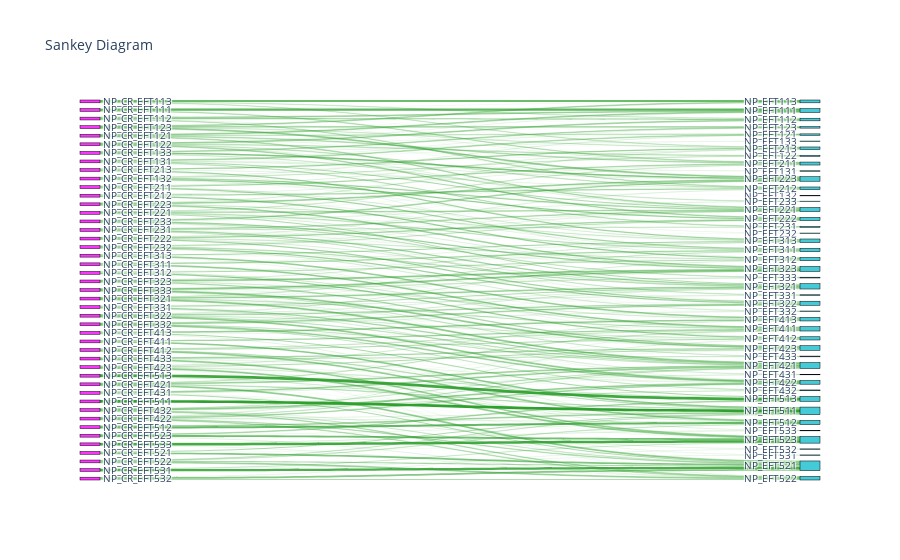
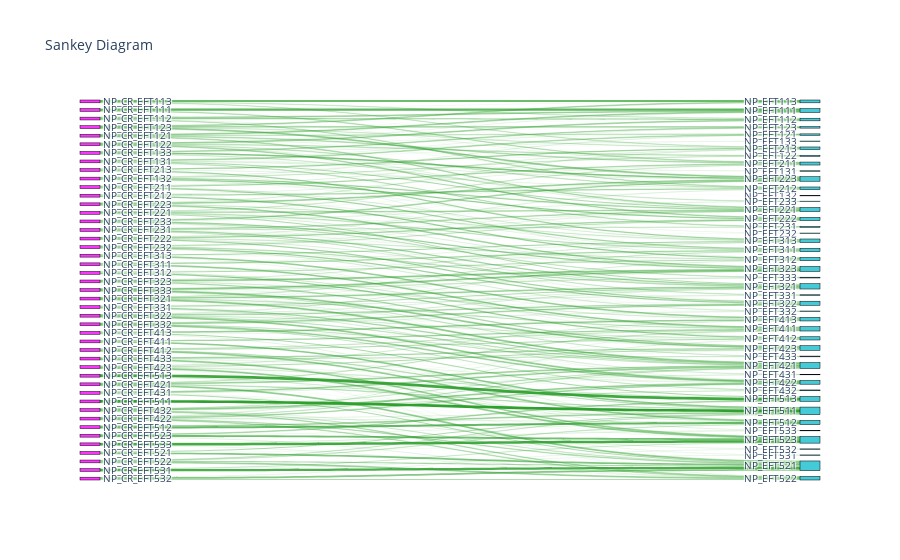
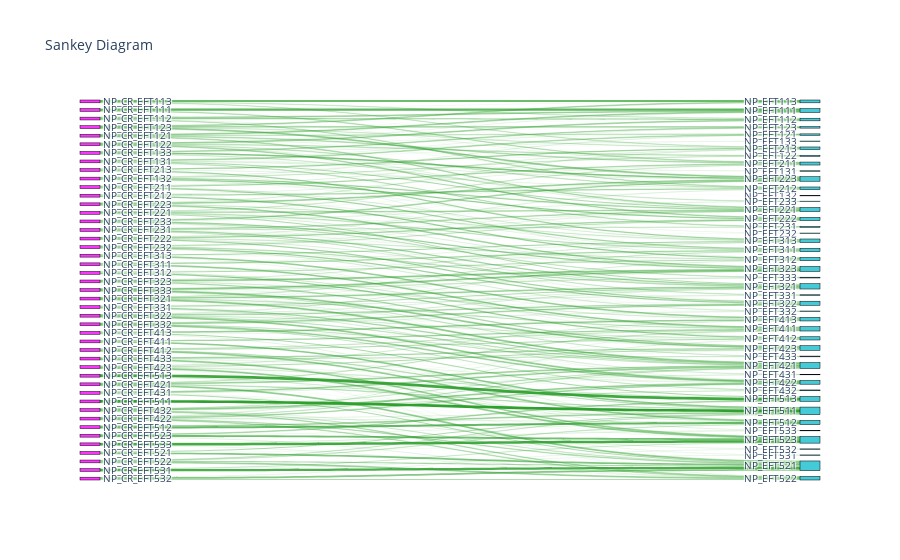
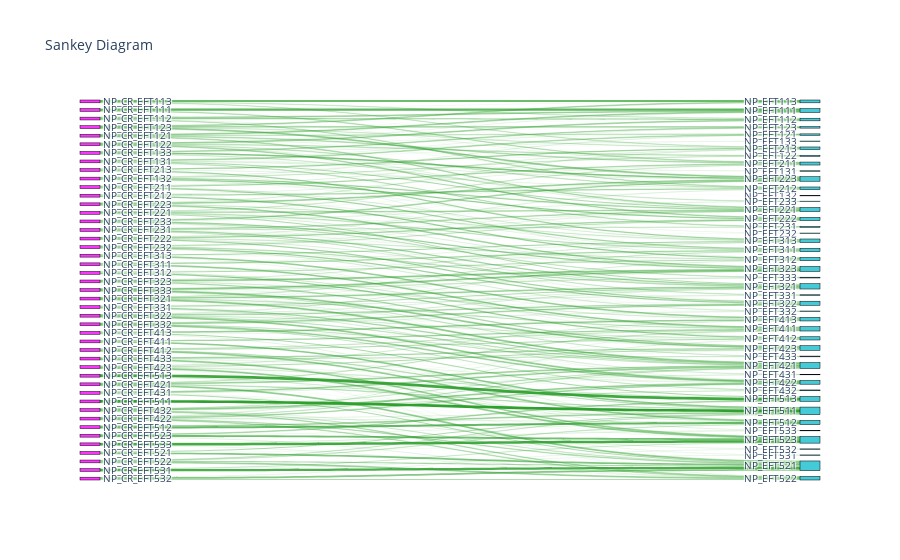

Notebook cell for these charts, in order:
### Code cell
import numpy
import pandas
import plotly.graph_objects as go

# read in the data to a dataframe
data_path = 'C:/Costa_Rica/EFT/Landsat7/EFT_correspondence_table_NP_based_national_scale_percentages.xlsx'
df1 = pandas.read_excel(
    data_path,
    sheet_name='EFT_correspondence_table_NP_bas',
    index_col=0  # use the first column as the row index
)

for i in range(5):

    #print(i*9)
    #print((i+1)*9)
    df = df1[i*9: (i+1)*9]
    df = df1

    source_names = list(df.index.values)   # a list of the values in the first column
    target_names = list(df.columns.values)  # a list of the values in the first row

    # make all the source labels pink, and all the target labels blue
    source_colors = ['rgba(255, 0, 255, 0.8)' for _ in source_names]
    target_colors = ['rgba(23, 190, 207, 0.8)' for _ in target_names]
    label_colors = source_colors + target_colors



    # put all the source names and target names together in a list
    labels = source_names + target_names
    # this is the index where the target names start
    targets_start_index = len(source_names)

    sources = []
    targets = []
    values = []

    # iterate over the rows in the dataframe in order
    for source_index, (source, row) in enumerate(df.iterrows()):
        # source is a string
        # row is a pandas Series that we can iterate over
        for target_index, (target, value) in enumerate(row.iteritems()):
            # target is a string
            # value is the number in the cell or NaN
            if not numpy.isnan(value):  # don't include NaN cells
                # append the index, not the name. e.g. 0 instead of NP_CR_EFT111
                sources.append(source_index)
                targets.append(target_index + targets_start_index)
                values.append(value)

    # print out all the source, target, value pairs
    for s, t, v in zip(sources, targets, values):
        print(s, t, v)

    # you can also do cool things with the colors, as an example:
    # the fourth value of RGBA color is the opacity (0-1)
    # you can use the value (the link width) to scale the opacity
    #link_colors = [f'rgba(44, 160, 44, {value})' for value in values]
    link_colors = ['rgba(44, 160, 44, {:.5f})'.format(value) for value in values]

    # display the figure
    fig = go.Figure(data=[go.Sankey(
        node=dict(
            pad=15,
            thickness=20,
            line=dict(color="black", width=0.5),
            label=labels,
            color=label_colors
        ),
        link=dict(
          source=sources,
          target=targets,
          value=values,
          color=link_colors
        )
    )])

    fig.update_layout(title_text="Sankey Diagram", font_size=10)
    fig.show()
    fig.write_image("C:/Costa_Rica/EFT/Landsat7/Sankey_Diagram_from_National_Local_1stPC_"+str(i)+".svg")

### Figure 1 — Plotly figure (JSON) as saved in the notebook; plotly's stock layout.template omitted (floating-point values rounded to 4 significant figures; data arrays with more than 128 entries replaced by an {"elided": "..."} marker saying what was removed)
{"data": [{"link": {"color": {"elided": "382 str values"}, "source": {"elided": "382 int values"}, "target": {"elided": "382 int values"}, "value": {"elided": "382 float values"}}, "node": {"color": ["rgba(255, 0, 255, 0.8)", "rgba(255, 0, 255, 0.8)", "rgba(255, 0, 255, 0.8)", "rgba(255, 0, 255, 0.8)", "rgba(255, 0, 255, 0.8)", "rgba(255, 0, 255, 0.8)", "rgba(255, 0, 255, 0.8)", "rgba(255, 0, 255, 0.8)", "rgba(255, 0, 255, 0.8)", "rgba(255, 0, 255, 0.8)", "rgba(255, 0, 255, 0.8)", "rgba(255, 0, 255, 0.8)", "rgba(255, 0, 255, 0.8)", "rgba(255, 0, 255, 0.8)", "rgba(255, 0, 255, 0.8)", "rgba(255, 0, 255, 0.8)", "rgba(255, 0, 255, 0.8)", "rgba(255, 0, 255, 0.8)", "rgba(255, 0, 255, 0.8)", "rgba(255, 0, 255, 0.8)", "rgba(255, 0, 255, 0.8)", "rgba(255, 0, 255, 0.8)", "rgba(255, 0, 255, 0.8)", "rgba(255, 0, 255, 0.8)", "rgba(255, 0, 255, 0.8)", "rgba(255, 0, 255, 0.8)", "rgba(255, 0, 255, 0.8)", "rgba(255, 0, 255, 0.8)", "rgba(255, 0, 255, 0.8)", "rgba(255, 0, 255, 0.8)", "rgba(255, 0, 255, 0.8)", "rgba(255, 0, 255, 0.8)", "rgba(255, 0, 255, 0.8)", "rgba(255, 0, 255, 0.8)", "rgba(255, 0, 255, 0.8)", "rgba(255, 0, 255, 0.8)", "rgba(255, 0, 255, 0.8)", "rgba(255, 0, 255, 0.8)", "rgba(255, 0, 255, 0.8)", "rgba(255, 0, 255, 0.8)", "rgba(255, 0, 255, 0.8)", "rgba(255, 0, 255, 0.8)", "rgba(255, 0, 255, 0.8)", "rgba(255, 0, 255, 0.8)", "rgba(255, 0, 255, 0.8)", "rgba(23, 190, 207, 0.8)", "rgba(23, 190, 207, 0.8)", "rgba(23, 190, 207, 0.8)", "rgba(23, 190, 207, 0.8)", "rgba(23, 190, 207, 0.8)", "rgba(23, 190, 207, 0.8)", "rgba(23, 190, 207, 0.8)", "rgba(23, 190, 207, 0.8)", "rgba(23, 190, 207, 0.8)", "rgba(23, 190, 207, 0.8)", "rgba(23, 190, 207, 0.8)", "rgba(23, 190, 207, 0.8)", "rgba(23, 190, 207, 0.8)", "rgba(23, 190, 207, 0.8)", "rgba(23, 190, 207, 0.8)", "rgba(23, 190, 207, 0.8)", "rgba(23, 190, 207, 0.8)", "rgba(23, 190, 207, 0.8)", "rgba(23, 190, 207, 0.8)", "rgba(23, 190, 207, 0.8)", "rgba(23, 190, 207, 0.8)", "rgba(23, 190, 207, 0.8)", "rgba(23, 190, 207, 0.8)", "rgba(23, 190, 207, 0.8)", "rgba(23, 190, 207, 0.8)", "rgba(23, 190, 207, 0.8)", "rgba(23, 190, 207, 0.8)", "rgba(23, 190, 207, 0.8)", "rgba(23, 190, 207, 0.8)", "rgba(23, 190, 207, 0.8)", "rgba(23, 190, 207, 0.8)", "rgba(23, 190, 207, 0.8)", "rgba(23, 190, 207, 0.8)", "rgba(23, 190, 207, 0.8)", "rgba(23, 190, 207, 0.8)", "rgba(23, 190, 207, 0.8)", "rgba(23, 190, 207, 0.8)", "rgba(23, 190, 207, 0.8)", "rgba(23, 190, 207, 0.8)", "rgba(23, 190, 207, 0.8)", "rgba(23, 190, 207, 0.8)", "rgba(23, 190, 207, 0.8)", "rgba(23, 190, 207, 0.8)", "rgba(23, 190, 207, 0.8)", "rgba(23, 190, 207, 0.8)"], "label": ["NP_CR_EFT111", "NP_CR_EFT112", "NP_CR_EFT113", "NP_CR_EFT121", "NP_CR_EFT122", "NP_CR_EFT123", "NP_CR_EFT131", "NP_CR_EFT132", "NP_CR_EFT133", "NP_CR_EFT211", "NP_CR_EFT212", "NP_CR_EFT213", "NP_CR_EFT221", "NP_CR_EFT222", "NP_CR_EFT223", "NP_CR_EFT231", "NP_CR_EFT232", "NP_CR_EFT233", "NP_CR_EFT311", "NP_CR_EFT312", "NP_CR_EFT313", "NP_CR_EFT321", "NP_CR_EFT322", "NP_CR_EFT323", "NP_CR_EFT331", "NP_CR_EFT332", "NP_CR_EFT333", "NP_CR_EFT411", "NP_CR_EFT412", "NP_CR_EFT413", "NP_CR_EFT421", "NP_CR_EFT422", "NP_CR_EFT423", "NP_CR_EFT431", "NP_CR_EFT432", "NP_CR_EFT433", "NP_CR_EFT511", "NP_CR_EFT512", "NP_CR_EFT513", "NP_CR_EFT521", "NP_CR_EFT522", "NP_CR_EFT523", "NP_CR_EFT531", "NP_CR_EFT532", "NP_CR_EFT533", "NP_EFT113", "NP_EFT111", "NP_EFT112", "NP_EFT123", "NP_EFT121", "NP_EFT122", "NP_EFT133", "NP_EFT131", "NP_EFT132", "NP_EFT213", "NP_EFT211", "NP_EFT212", "NP_EFT223", "NP_EFT221", "NP_EFT222", "NP_EFT233", "NP_EFT231", "NP_EFT232", "NP_EFT313", "NP_EFT311", "NP_EFT312", "NP_EFT323", "NP_EFT321", "NP_EFT322", "NP_EFT333", "NP_EFT331", "NP_EFT332", "NP_EFT413", "NP_EFT411", "NP_EFT412", "NP_EFT423", "NP_EFT421", "NP_EFT422", "NP_EFT433", "NP_EFT431", "NP_EFT432", "NP_EFT513", "NP_EFT511", "NP_EFT512", "NP_EFT523", "NP_EFT521", "NP_EFT522", "NP_EFT533", "NP_EFT531", "NP_EFT532"], "line": {"color": "black", "width": 0.5}, "pad": 15, "thickness": 20}, "type": "sankey"}], "layout": {"font": {"size": 10}, "title": {"text": "Sankey Diagram"}}}

### Figure 2 — Plotly figure (JSON) as saved in the notebook; plotly's stock layout.template omitted (floating-point values rounded to 4 significant figures; data arrays with more than 128 entries replaced by an {"elided": "..."} marker saying what was removed)
{"data": [{"link": {"color": {"elided": "382 str values"}, "source": {"elided": "382 int values"}, "target": {"elided": "382 int values"}, "value": {"elided": "382 float values"}}, "node": {"color": ["rgba(255, 0, 255, 0.8)", "rgba(255, 0, 255, 0.8)", "rgba(255, 0, 255, 0.8)", "rgba(255, 0, 255, 0.8)", "rgba(255, 0, 255, 0.8)", "rgba(255, 0, 255, 0.8)", "rgba(255, 0, 255, 0.8)", "rgba(255, 0, 255, 0.8)", "rgba(255, 0, 255, 0.8)", "rgba(255, 0, 255, 0.8)", "rgba(255, 0, 255, 0.8)", "rgba(255, 0, 255, 0.8)", "rgba(255, 0, 255, 0.8)", "rgba(255, 0, 255, 0.8)", "rgba(255, 0, 255, 0.8)", "rgba(255, 0, 255, 0.8)", "rgba(255, 0, 255, 0.8)", "rgba(255, 0, 255, 0.8)", "rgba(255, 0, 255, 0.8)", "rgba(255, 0, 255, 0.8)", "rgba(255, 0, 255, 0.8)", "rgba(255, 0, 255, 0.8)", "rgba(255, 0, 255, 0.8)", "rgba(255, 0, 255, 0.8)", "rgba(255, 0, 255, 0.8)", "rgba(255, 0, 255, 0.8)", "rgba(255, 0, 255, 0.8)", "rgba(255, 0, 255, 0.8)", "rgba(255, 0, 255, 0.8)", "rgba(255, 0, 255, 0.8)", "rgba(255, 0, 255, 0.8)", "rgba(255, 0, 255, 0.8)", "rgba(255, 0, 255, 0.8)", "rgba(255, 0, 255, 0.8)", "rgba(255, 0, 255, 0.8)", "rgba(255, 0, 255, 0.8)", "rgba(255, 0, 255, 0.8)", "rgba(255, 0, 255, 0.8)", "rgba(255, 0, 255, 0.8)", "rgba(255, 0, 255, 0.8)", "rgba(255, 0, 255, 0.8)", "rgba(255, 0, 255, 0.8)", "rgba(255, 0, 255, 0.8)", "rgba(255, 0, 255, 0.8)", "rgba(255, 0, 255, 0.8)", "rgba(23, 190, 207, 0.8)", "rgba(23, 190, 207, 0.8)", "rgba(23, 190, 207, 0.8)", "rgba(23, 190, 207, 0.8)", "rgba(23, 190, 207, 0.8)", "rgba(23, 190, 207, 0.8)", "rgba(23, 190, 207, 0.8)", "rgba(23, 190, 207, 0.8)", "rgba(23, 190, 207, 0.8)", "rgba(23, 190, 207, 0.8)", "rgba(23, 190, 207, 0.8)", "rgba(23, 190, 207, 0.8)", "rgba(23, 190, 207, 0.8)", "rgba(23, 190, 207, 0.8)", "rgba(23, 190, 207, 0.8)", "rgba(23, 190, 207, 0.8)", "rgba(23, 190, 207, 0.8)", "rgba(23, 190, 207, 0.8)", "rgba(23, 190, 207, 0.8)", "rgba(23, 190, 207, 0.8)", "rgba(23, 190, 207, 0.8)", "rgba(23, 190, 207, 0.8)", "rgba(23, 190, 207, 0.8)", "rgba(23, 190, 207, 0.8)", "rgba(23, 190, 207, 0.8)", "rgba(23, 190, 207, 0.8)", "rgba(23, 190, 207, 0.8)", "rgba(23, 190, 207, 0.8)", "rgba(23, 190, 207, 0.8)", "rgba(23, 190, 207, 0.8)", "rgba(23, 190, 207, 0.8)", "rgba(23, 190, 207, 0.8)", "rgba(23, 190, 207, 0.8)", "rgba(23, 190, 207, 0.8)", "rgba(23, 190, 207, 0.8)", "rgba(23, 190, 207, 0.8)", "rgba(23, 190, 207, 0.8)", "rgba(23, 190, 207, 0.8)", "rgba(23, 190, 207, 0.8)", "rgba(23, 190, 207, 0.8)", "rgba(23, 190, 207, 0.8)", "rgba(23, 190, 207, 0.8)", "rgba(23, 190, 207, 0.8)", "rgba(23, 190, 207, 0.8)", "rgba(23, 190, 207, 0.8)"], "label": ["NP_CR_EFT111", "NP_CR_EFT112", "NP_CR_EFT113", "NP_CR_EFT121", "NP_CR_EFT122", "NP_CR_EFT123", "NP_CR_EFT131", "NP_CR_EFT132", "NP_CR_EFT133", "NP_CR_EFT211", "NP_CR_EFT212", "NP_CR_EFT213", "NP_CR_EFT221", "NP_CR_EFT222", "NP_CR_EFT223", "NP_CR_EFT231", "NP_CR_EFT232", "NP_CR_EFT233", "NP_CR_EFT311", "NP_CR_EFT312", "NP_CR_EFT313", "NP_CR_EFT321", "NP_CR_EFT322", "NP_CR_EFT323", "NP_CR_EFT331", "NP_CR_EFT332", "NP_CR_EFT333", "NP_CR_EFT411", "NP_CR_EFT412", "NP_CR_EFT413", "NP_CR_EFT421", "NP_CR_EFT422", "NP_CR_EFT423", "NP_CR_EFT431", "NP_CR_EFT432", "NP_CR_EFT433", "NP_CR_EFT511", "NP_CR_EFT512", "NP_CR_EFT513", "NP_CR_EFT521", "NP_CR_EFT522", "NP_CR_EFT523", "NP_CR_EFT531", "NP_CR_EFT532", "NP_CR_EFT533", "NP_EFT113", "NP_EFT111", "NP_EFT112", "NP_EFT123", "NP_EFT121", "NP_EFT122", "NP_EFT133", "NP_EFT131", "NP_EFT132", "NP_EFT213", "NP_EFT211", "NP_EFT212", "NP_EFT223", "NP_EFT221", "NP_EFT222", "NP_EFT233", "NP_EFT231", "NP_EFT232", "NP_EFT313", "NP_EFT311", "NP_EFT312", "NP_EFT323", "NP_EFT321", "NP_EFT322", "NP_EFT333", "NP_EFT331", "NP_EFT332", "NP_EFT413", "NP_EFT411", "NP_EFT412", "NP_EFT423", "NP_EFT421", "NP_EFT422", "NP_EFT433", "NP_EFT431", "NP_EFT432", "NP_EFT513", "NP_EFT511", "NP_EFT512", "NP_EFT523", "NP_EFT521", "NP_EFT522", "NP_EFT533", "NP_EFT531", "NP_EFT532"], "line": {"color": "black", "width": 0.5}, "pad": 15, "thickness": 20}, "type": "sankey"}], "layout": {"font": {"size": 10}, "title": {"text": "Sankey Diagram"}}}

### Figure 3 — Plotly figure (JSON) as saved in the notebook; plotly's stock layout.template omitted (floating-point values rounded to 4 significant figures; data arrays with more than 128 entries replaced by an {"elided": "..."} marker saying what was removed)
{"data": [{"link": {"color": {"elided": "382 str values"}, "source": {"elided": "382 int values"}, "target": {"elided": "382 int values"}, "value": {"elided": "382 float values"}}, "node": {"color": ["rgba(255, 0, 255, 0.8)", "rgba(255, 0, 255, 0.8)", "rgba(255, 0, 255, 0.8)", "rgba(255, 0, 255, 0.8)", "rgba(255, 0, 255, 0.8)", "rgba(255, 0, 255, 0.8)", "rgba(255, 0, 255, 0.8)", "rgba(255, 0, 255, 0.8)", "rgba(255, 0, 255, 0.8)", "rgba(255, 0, 255, 0.8)", "rgba(255, 0, 255, 0.8)", "rgba(255, 0, 255, 0.8)", "rgba(255, 0, 255, 0.8)", "rgba(255, 0, 255, 0.8)", "rgba(255, 0, 255, 0.8)", "rgba(255, 0, 255, 0.8)", "rgba(255, 0, 255, 0.8)", "rgba(255, 0, 255, 0.8)", "rgba(255, 0, 255, 0.8)", "rgba(255, 0, 255, 0.8)", "rgba(255, 0, 255, 0.8)", "rgba(255, 0, 255, 0.8)", "rgba(255, 0, 255, 0.8)", "rgba(255, 0, 255, 0.8)", "rgba(255, 0, 255, 0.8)", "rgba(255, 0, 255, 0.8)", "rgba(255, 0, 255, 0.8)", "rgba(255, 0, 255, 0.8)", "rgba(255, 0, 255, 0.8)", "rgba(255, 0, 255, 0.8)", "rgba(255, 0, 255, 0.8)", "rgba(255, 0, 255, 0.8)", "rgba(255, 0, 255, 0.8)", "rgba(255, 0, 255, 0.8)", "rgba(255, 0, 255, 0.8)", "rgba(255, 0, 255, 0.8)", "rgba(255, 0, 255, 0.8)", "rgba(255, 0, 255, 0.8)", "rgba(255, 0, 255, 0.8)", "rgba(255, 0, 255, 0.8)", "rgba(255, 0, 255, 0.8)", "rgba(255, 0, 255, 0.8)", "rgba(255, 0, 255, 0.8)", "rgba(255, 0, 255, 0.8)", "rgba(255, 0, 255, 0.8)", "rgba(23, 190, 207, 0.8)", "rgba(23, 190, 207, 0.8)", "rgba(23, 190, 207, 0.8)", "rgba(23, 190, 207, 0.8)", "rgba(23, 190, 207, 0.8)", "rgba(23, 190, 207, 0.8)", "rgba(23, 190, 207, 0.8)", "rgba(23, 190, 207, 0.8)", "rgba(23, 190, 207, 0.8)", "rgba(23, 190, 207, 0.8)", "rgba(23, 190, 207, 0.8)", "rgba(23, 190, 207, 0.8)", "rgba(23, 190, 207, 0.8)", "rgba(23, 190, 207, 0.8)", "rgba(23, 190, 207, 0.8)", "rgba(23, 190, 207, 0.8)", "rgba(23, 190, 207, 0.8)", "rgba(23, 190, 207, 0.8)", "rgba(23, 190, 207, 0.8)", "rgba(23, 190, 207, 0.8)", "rgba(23, 190, 207, 0.8)", "rgba(23, 190, 207, 0.8)", "rgba(23, 190, 207, 0.8)", "rgba(23, 190, 207, 0.8)", "rgba(23, 190, 207, 0.8)", "rgba(23, 190, 207, 0.8)", "rgba(23, 190, 207, 0.8)", "rgba(23, 190, 207, 0.8)", "rgba(23, 190, 207, 0.8)", "rgba(23, 190, 207, 0.8)", "rgba(23, 190, 207, 0.8)", "rgba(23, 190, 207, 0.8)", "rgba(23, 190, 207, 0.8)", "rgba(23, 190, 207, 0.8)", "rgba(23, 190, 207, 0.8)", "rgba(23, 190, 207, 0.8)", "rgba(23, 190, 207, 0.8)", "rgba(23, 190, 207, 0.8)", "rgba(23, 190, 207, 0.8)", "rgba(23, 190, 207, 0.8)", "rgba(23, 190, 207, 0.8)", "rgba(23, 190, 207, 0.8)", "rgba(23, 190, 207, 0.8)", "rgba(23, 190, 207, 0.8)", "rgba(23, 190, 207, 0.8)"], "label": ["NP_CR_EFT111", "NP_CR_EFT112", "NP_CR_EFT113", "NP_CR_EFT121", "NP_CR_EFT122", "NP_CR_EFT123", "NP_CR_EFT131", "NP_CR_EFT132", "NP_CR_EFT133", "NP_CR_EFT211", "NP_CR_EFT212", "NP_CR_EFT213", "NP_CR_EFT221", "NP_CR_EFT222", "NP_CR_EFT223", "NP_CR_EFT231", "NP_CR_EFT232", "NP_CR_EFT233", "NP_CR_EFT311", "NP_CR_EFT312", "NP_CR_EFT313", "NP_CR_EFT321", "NP_CR_EFT322", "NP_CR_EFT323", "NP_CR_EFT331", "NP_CR_EFT332", "NP_CR_EFT333", "NP_CR_EFT411", "NP_CR_EFT412", "NP_CR_EFT413", "NP_CR_EFT421", "NP_CR_EFT422", "NP_CR_EFT423", "NP_CR_EFT431", "NP_CR_EFT432", "NP_CR_EFT433", "NP_CR_EFT511", "NP_CR_EFT512", "NP_CR_EFT513", "NP_CR_EFT521", "NP_CR_EFT522", "NP_CR_EFT523", "NP_CR_EFT531", "NP_CR_EFT532", "NP_CR_EFT533", "NP_EFT113", "NP_EFT111", "NP_EFT112", "NP_EFT123", "NP_EFT121", "NP_EFT122", "NP_EFT133", "NP_EFT131", "NP_EFT132", "NP_EFT213", "NP_EFT211", "NP_EFT212", "NP_EFT223", "NP_EFT221", "NP_EFT222", "NP_EFT233", "NP_EFT231", "NP_EFT232", "NP_EFT313", "NP_EFT311", "NP_EFT312", "NP_EFT323", "NP_EFT321", "NP_EFT322", "NP_EFT333", "NP_EFT331", "NP_EFT332", "NP_EFT413", "NP_EFT411", "NP_EFT412", "NP_EFT423", "NP_EFT421", "NP_EFT422", "NP_EFT433", "NP_EFT431", "NP_EFT432", "NP_EFT513", "NP_EFT511", "NP_EFT512", "NP_EFT523", "NP_EFT521", "NP_EFT522", "NP_EFT533", "NP_EFT531", "NP_EFT532"], "line": {"color": "black", "width": 0.5}, "pad": 15, "thickness": 20}, "type": "sankey"}], "layout": {"font": {"size": 10}, "title": {"text": "Sankey Diagram"}}}

### Figure 4 — Plotly figure (JSON) as saved in the notebook; plotly's stock layout.template omitted (floating-point values rounded to 4 significant figures; data arrays with more than 128 entries replaced by an {"elided": "..."} marker saying what was removed)
{"data": [{"link": {"color": {"elided": "382 str values"}, "source": {"elided": "382 int values"}, "target": {"elided": "382 int values"}, "value": {"elided": "382 float values"}}, "node": {"color": ["rgba(255, 0, 255, 0.8)", "rgba(255, 0, 255, 0.8)", "rgba(255, 0, 255, 0.8)", "rgba(255, 0, 255, 0.8)", "rgba(255, 0, 255, 0.8)", "rgba(255, 0, 255, 0.8)", "rgba(255, 0, 255, 0.8)", "rgba(255, 0, 255, 0.8)", "rgba(255, 0, 255, 0.8)", "rgba(255, 0, 255, 0.8)", "rgba(255, 0, 255, 0.8)", "rgba(255, 0, 255, 0.8)", "rgba(255, 0, 255, 0.8)", "rgba(255, 0, 255, 0.8)", "rgba(255, 0, 255, 0.8)", "rgba(255, 0, 255, 0.8)", "rgba(255, 0, 255, 0.8)", "rgba(255, 0, 255, 0.8)", "rgba(255, 0, 255, 0.8)", "rgba(255, 0, 255, 0.8)", "rgba(255, 0, 255, 0.8)", "rgba(255, 0, 255, 0.8)", "rgba(255, 0, 255, 0.8)", "rgba(255, 0, 255, 0.8)", "rgba(255, 0, 255, 0.8)", "rgba(255, 0, 255, 0.8)", "rgba(255, 0, 255, 0.8)", "rgba(255, 0, 255, 0.8)", "rgba(255, 0, 255, 0.8)", "rgba(255, 0, 255, 0.8)", "rgba(255, 0, 255, 0.8)", "rgba(255, 0, 255, 0.8)", "rgba(255, 0, 255, 0.8)", "rgba(255, 0, 255, 0.8)", "rgba(255, 0, 255, 0.8)", "rgba(255, 0, 255, 0.8)", "rgba(255, 0, 255, 0.8)", "rgba(255, 0, 255, 0.8)", "rgba(255, 0, 255, 0.8)", "rgba(255, 0, 255, 0.8)", "rgba(255, 0, 255, 0.8)", "rgba(255, 0, 255, 0.8)", "rgba(255, 0, 255, 0.8)", "rgba(255, 0, 255, 0.8)", "rgba(255, 0, 255, 0.8)", "rgba(23, 190, 207, 0.8)", "rgba(23, 190, 207, 0.8)", "rgba(23, 190, 207, 0.8)", "rgba(23, 190, 207, 0.8)", "rgba(23, 190, 207, 0.8)", "rgba(23, 190, 207, 0.8)", "rgba(23, 190, 207, 0.8)", "rgba(23, 190, 207, 0.8)", "rgba(23, 190, 207, 0.8)", "rgba(23, 190, 207, 0.8)", "rgba(23, 190, 207, 0.8)", "rgba(23, 190, 207, 0.8)", "rgba(23, 190, 207, 0.8)", "rgba(23, 190, 207, 0.8)", "rgba(23, 190, 207, 0.8)", "rgba(23, 190, 207, 0.8)", "rgba(23, 190, 207, 0.8)", "rgba(23, 190, 207, 0.8)", "rgba(23, 190, 207, 0.8)", "rgba(23, 190, 207, 0.8)", "rgba(23, 190, 207, 0.8)", "rgba(23, 190, 207, 0.8)", "rgba(23, 190, 207, 0.8)", "rgba(23, 190, 207, 0.8)", "rgba(23, 190, 207, 0.8)", "rgba(23, 190, 207, 0.8)", "rgba(23, 190, 207, 0.8)", "rgba(23, 190, 207, 0.8)", "rgba(23, 190, 207, 0.8)", "rgba(23, 190, 207, 0.8)", "rgba(23, 190, 207, 0.8)", "rgba(23, 190, 207, 0.8)", "rgba(23, 190, 207, 0.8)", "rgba(23, 190, 207, 0.8)", "rgba(23, 190, 207, 0.8)", "rgba(23, 190, 207, 0.8)", "rgba(23, 190, 207, 0.8)", "rgba(23, 190, 207, 0.8)", "rgba(23, 190, 207, 0.8)", "rgba(23, 190, 207, 0.8)", "rgba(23, 190, 207, 0.8)", "rgba(23, 190, 207, 0.8)", "rgba(23, 190, 207, 0.8)", "rgba(23, 190, 207, 0.8)", "rgba(23, 190, 207, 0.8)"], "label": ["NP_CR_EFT111", "NP_CR_EFT112", "NP_CR_EFT113", "NP_CR_EFT121", "NP_CR_EFT122", "NP_CR_EFT123", "NP_CR_EFT131", "NP_CR_EFT132", "NP_CR_EFT133", "NP_CR_EFT211", "NP_CR_EFT212", "NP_CR_EFT213", "NP_CR_EFT221", "NP_CR_EFT222", "NP_CR_EFT223", "NP_CR_EFT231", "NP_CR_EFT232", "NP_CR_EFT233", "NP_CR_EFT311", "NP_CR_EFT312", "NP_CR_EFT313", "NP_CR_EFT321", "NP_CR_EFT322", "NP_CR_EFT323", "NP_CR_EFT331", "NP_CR_EFT332", "NP_CR_EFT333", "NP_CR_EFT411", "NP_CR_EFT412", "NP_CR_EFT413", "NP_CR_EFT421", "NP_CR_EFT422", "NP_CR_EFT423", "NP_CR_EFT431", "NP_CR_EFT432", "NP_CR_EFT433", "NP_CR_EFT511", "NP_CR_EFT512", "NP_CR_EFT513", "NP_CR_EFT521", "NP_CR_EFT522", "NP_CR_EFT523", "NP_CR_EFT531", "NP_CR_EFT532", "NP_CR_EFT533", "NP_EFT113", "NP_EFT111", "NP_EFT112", "NP_EFT123", "NP_EFT121", "NP_EFT122", "NP_EFT133", "NP_EFT131", "NP_EFT132", "NP_EFT213", "NP_EFT211", "NP_EFT212", "NP_EFT223", "NP_EFT221", "NP_EFT222", "NP_EFT233", "NP_EFT231", "NP_EFT232", "NP_EFT313", "NP_EFT311", "NP_EFT312", "NP_EFT323", "NP_EFT321", "NP_EFT322", "NP_EFT333", "NP_EFT331", "NP_EFT332", "NP_EFT413", "NP_EFT411", "NP_EFT412", "NP_EFT423", "NP_EFT421", "NP_EFT422", "NP_EFT433", "NP_EFT431", "NP_EFT432", "NP_EFT513", "NP_EFT511", "NP_EFT512", "NP_EFT523", "NP_EFT521", "NP_EFT522", "NP_EFT533", "NP_EFT531", "NP_EFT532"], "line": {"color": "black", "width": 0.5}, "pad": 15, "thickness": 20}, "type": "sankey"}], "layout": {"font": {"size": 10}, "title": {"text": "Sankey Diagram"}}}
